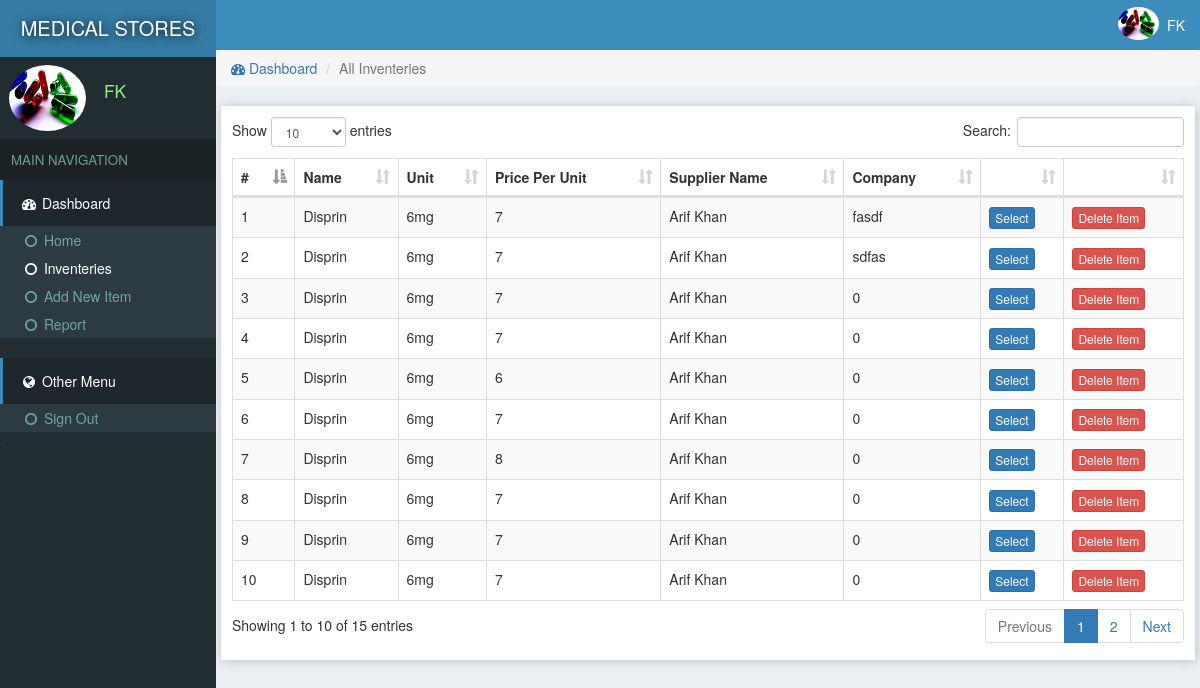
/inventeries.php (signed in), run on the app's committed database.
### tables this page shows
CREATE TABLE `site` (
  `id` int(11) NOT NULL,
  `title` varchar(222) NOT NULL,
  `name` varchar(222) NOT NULL
);

CREATE TABLE `users` (
  `id` int(11) NOT NULL,
  `email` varchar(222) NOT NULL,
  `password` varchar(222) NOT NULL,
  `name` varchar(222) NOT NULL,
  `pic` varchar(222) NOT NULL,
  `number` varchar(222) NOT NULL,
  `date` timestamp NOT NULL DEFAULT CURRENT_TIMESTAMP
);

CREATE TABLE `inventeries` (
  `id` int(11) NOT NULL,
  `catId` int(11) NOT NULL,
  `supplier` varchar(222) NOT NULL,
  `name` text NOT NULL,
  `unit` text NOT NULL,
  `price` text NOT NULL,
  `pic` text NOT NULL,
  `description` text NOT NULL,
  `company` varchar(111) NOT NULL,
  `date` timestamp NOT NULL DEFAULT CURRENT_TIMESTAMP
);

### assets/db.php (called while the page is built, shortened)
<?php
    $con = new mysqli('localhost','root','','store');
    $array = $con->query("select * from users where id ='$_SESSION[userId]'");
    $user = $array->fetch_assoc();
?>

### inventeries.php (the view, shortened to what this page needs)
<?php require "assets/function.php" ?>
<?php require 'assets/db.php';?>
<!DOCTYPE html>
<html>
<head>
<link rel="stylesheet" href="js/datatables.net-bs/css/dataTables.bootstrap.min.css">
  <?php require "assets/autoloader.php" ?>
</head>
<body style="background: #ECF0F5;padding:0;margin:0">
<div class="dashboard" style="position: fixed;width: 18%;height: 100%;background:#222D32">
  <div style="background:#357CA5;padding: 14px 3px;color:white;font-size: 15pt;text-align: center;text-shadow: 1px 1px 11px black">
    <a href="index.php" style="color: white;text-decoration: none;"><?php echo strtoupper(siteName()); ?> </a>
  </div>
  <div class="flex" style="padding: 3px 7px;margin:5px 2px;">
    <div><img src="photo/<?php echo $user['pic'] ?>" class='img-circle' style='width: 77px;height: 66px'></div>
    <div style="color:lightgreen;font-size: 13pt;padding: 14px 7px;margin-left: 11px;"><?php echo ucfirst($user['name']); ?></div>
  </div>
  <div style="background: #1A2226;font-size: 10pt;padding: 11px;color: #79978F">MAIN NAVIGATION</div>
  <div>
    <div style="background:#1E282C;color: white;padding: 13px 17px;border-left: 3px solid #3C8DBC;"><span><i class="fa fa-dashboard fa-fw"></i> Dashboard</span></div>
    <div class="item">
      <ul class="nostyle zero">
        <a href="index.php"><li ><i class="fa fa-circle-o fa-fw"></i> Home</li></a>
        <a href="inventeries.php"><li style="color: white"><i class="fa fa-circle-o fa-fw"></i> Inventeries</li></a>
       <a href="addnew.php"><li><i class="fa fa-circle-o fa-fw"></i> Add New Item</li></a>
        <a href="reports.php"><li><i class="fa fa-circle-o fa-fw"></i> Report</li></a>
      </ul><
    </div>
  </div>
  <div style="background:#1E282C;color: white;padding: 13px 17px;border-left: 3px solid #3C8DBC;"><span><i class="fa fa-globe fa-fw"></i> Other Menu</span></div>
  <div class="item">
      <ul class="nostyle zero">
        <a href="logout.php"><li><i class="fa fa-circle-o fa-fw"></i> Sign Out</li></a>
      </ul><
    </div>
</div>
<div class="marginLeft" >
  <div style="color:white;background:#3C8DBC" >
    <div class="pull-right flex rightAccount" style="padding-right: 11px;padding: 7px;">
      <div><img src="photo/<?php echo $user['pic'] ?>" style='width: 41px;height: 33px;' class='img-circle'></div>
      <div style="padding: 8px"><?php echo ucfirst($user['name']) ?></div>
    </div>
  </div>
<?php
if (isset($_GET['catId']))
{
  $catId = $_GET['catId'];
  $array = $con->query("select * from categories where id='$catId'");
  $catArray =$array->fetch_assoc();
  $catName = $catArray['name'];
  $stockArray = $con->query("select * from inventeries where catId='$catArray[id]'");
}
else
{
  $catName = "All Inventeries";
  $stockArray = $con->query("select * from inventeries");
}
 ?>
  <div class="content">
   <ol class="breadcrumb ">
        <li><a href="index.php"><i class="fa fa-dashboard"></i> Dashboard</a></li>
        <li class="active"><?php echo $catName ?></li>
    </ol>
  <div class="tableBox" >
    <table id="dataTable" class="table table-bordered table-striped" style="z-index: -1">
      <thead>
        <th>#</th>
        <th>Name</th>
        <th>Unit</th>
        <th>Price Per Unit</th>
        <th>Supplier Name</th>
        <th>Company</th>
        <th></th>
        <th></th>
      </thead>
     <tbody>
      <?php $i=0;
        while ($row = $stockArray->fetch_assoc())
        {
          $i=$i+1;
          $id = $row['id'];
        ?>
          <tr>
            <td><?php echo $i; ?></td>
            <td><?php echo $row['name']; ?></td>
            <td><?php echo $row['unit']; ?></td>
            <td><?php echo $row['price']; ?></td>
            <td><?php echo $row['supplier']; ?></td>
            <td><?php echo $row['company']; ?></td>
            <?php
            if (!empty($_SESSION['bill']))
            {
            foreach ($_SESSION['bill'] as $key => $value)
            {
              if (in_array($row['id'], $_SESSION['bill'][$key]))
              {
                echo "<td>Selected</td>";break;
              }
               else
               {
              ?>
            <td id='selection<?php echo $i; ?>'><button class="btn btn-primary btn-xs" onclick="addInBill('<?php echo $id ?>','<?php echo $i; ?>')">Select</button></td>
              <?php break;} } } else {?>
              <td id='selection<?php echo $i; ?>'><button class="btn btn-primary btn-xs" onclick="addInBill('<?php echo $id ?>','<?php echo $i; ?>')">Select</button></td>
              <?php } ?>
              <td colspan="center"><a href="delete.php?item=<?php echo $row['id'] ?>&url=<?php echo $_SERVER['QUERY_STRING'] ?>"><button class='btn btn-danger btn-xs'>Delete Item</button></a></td>
          </tr>
      <?php
        }
       ?>
     </tbody>
    </table>
  </div>
  </div>
</div>
</body>
</html>

### data on the page
site: name "MEDICAL STORES"
users: pic (picture), name "FK"
inventeries: name "Disprin", unit "6mg", price "7", supplier "Arif Khan", company "fasdf"
inventeries: name "Disprin", unit "6mg", price "7", supplier "Arif Khan", company "sdfas"
inventeries: name "Disprin", unit "6mg", price "7", supplier "Arif Khan", company "0"
inventeries: name "Disprin", unit "6mg", price "7", supplier "Arif Khan", company "0"
inventeries: name "Disprin", unit "6mg", price "6", supplier "Arif Khan", company "0"
inventeries: name "Disprin", unit "6mg", price "7", supplier "Arif Khan", company "0"
inventeries: name "Disprin", unit "6mg", price "8", supplier "Arif Khan", company "0"
inventeries: name "Disprin", unit "6mg", price "7", supplier "Arif Khan", company "0"
inventeries: name "Disprin", unit "6mg", price "7", supplier "Arif Khan", company "0"
inventeries: name "Disprin", unit "6mg", price "7", supplier "Arif Khan", company "0"

### other printed values
$catName "All Inventeries"
